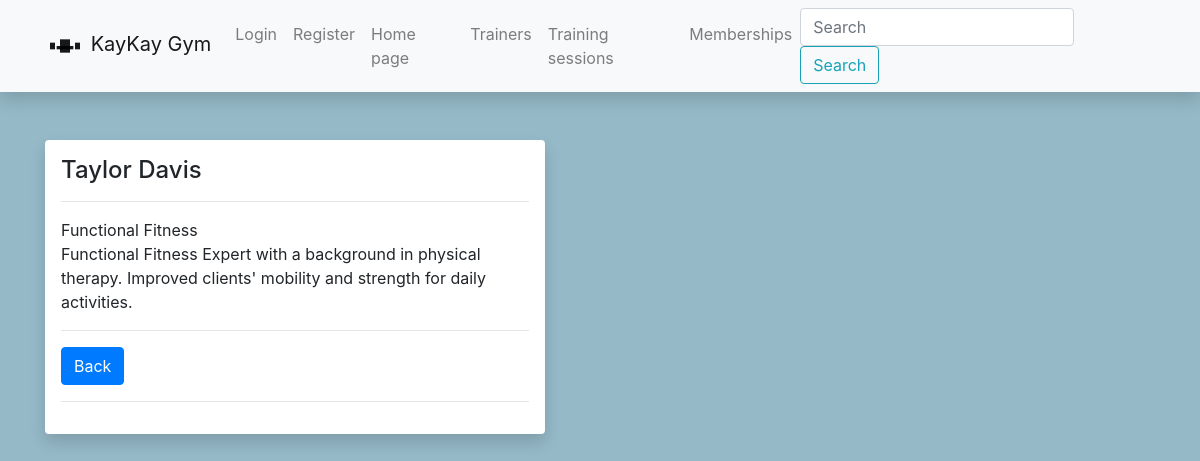
Before: /gym/trainer/3 with the older database file.
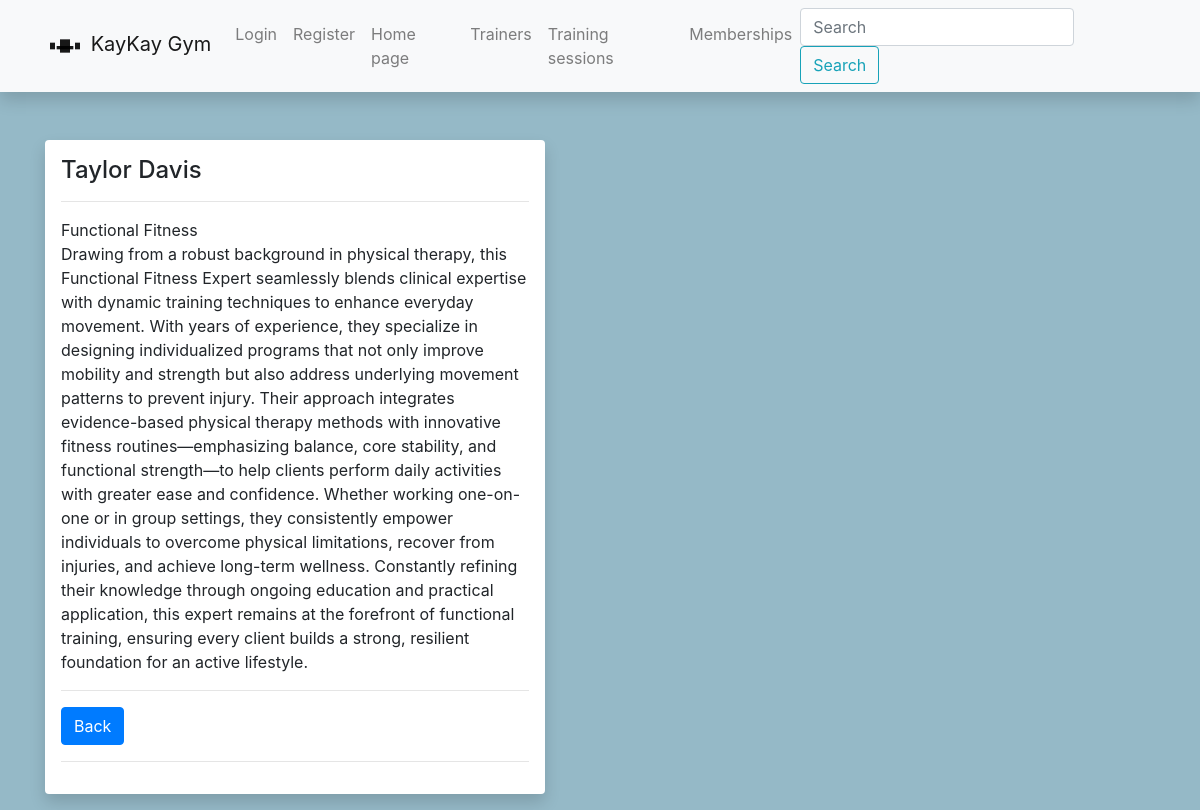
After: the same page with the newer database file.
### gym/models.py (models this page shows, shortened)
class Trainer(models.Model):
    first_name = models.CharField('Name', max_length=50, help_text='Enter your name')
    last_name = models.CharField('Surname', max_length=50, help_text='Enter your surname')
    email = models.CharField('Email', max_length=50, help_text="Enter email adress")
    specialization = models.CharField('Specialization', max_length=100, default='Specialization....')
    professional_history = HTMLField()
    cover = models.ImageField(upload_to='covers/trainer_covers', blank=True, null=True)
    class Meta:
        ordering = ('last_name', 'first_name')

### gym/views.py (the view)
# urls.py: path('trainer/<int:trainer_id>', views.get_one_trainer, name='trainer-one'),
def get_one_trainer(request, trainer_id):
    one_trainer = get_object_or_404(Trainer, pk=trainer_id)
    context = {'one_trainer': one_trainer}
    return render(request, 'trainer.html', context=context)

### gym/templates/trainer.html
{% extends 'base.html' %}
{% load static %}
{% block content %}
<div class="my-3 shadow rounded" style="background-color: white; padding: 1rem; max-width: 500px;">
    <div>
        <h4> {{ one_trainer.first_name }} {{ one_trainer.last_name }}</h4>
        <hr>
        <a>{{ one_trainer.specialization }}</a>
        <a>{{ one_trainer.professional_history|safe }}</a>
        <hr>
        <a href="{% url 'trainers-all' %}" class="btn btn-primary">Back</a>
        <hr>
    </div>
</div>
{% endblock %}

Changed rows visible on the page:
changed Trainer "Taylor": professional_history "Functional Fitness Expert with a background in physical therapy. Improved clients' mobility and strength for daily activities." → "Drawing from a robust background in physical therapy, this Functional Fitness Expert seamlessly blends clinical expertise with dynamic training techniques to enhance everyday movement. With years of experience, they specialize in designing individualized programs that not only improve mobility and strength but also address underlying movement patterns to prevent injury. Their approach integrates evidence-based physical therapy methods with innovative fitness routines—emphasizing balance, core stability, and functional strength—to help clients perform daily activities with greater ease and confidence. Whether working one-on-one or in group settings, they consistently empower individuals to…"
